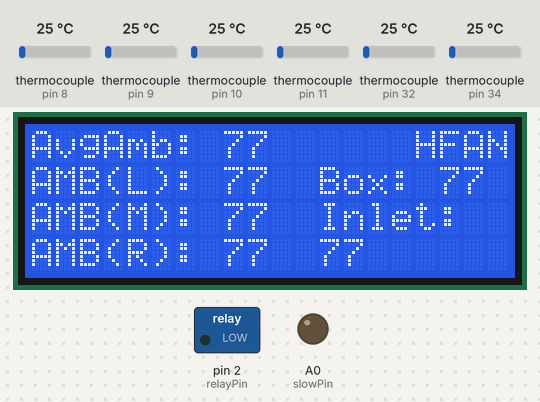
The sketch below on a simulated Arduino Nano, built with avr-gcc and run on an emulated ATmega328P. Shown: 20×4 character LCD, switched loads named in the sketch (green lamp = pin HIGH), output pins drawn as LEDs (lit = HIGH). Inputs (shaded band) come from the test bench; at power-on: thermocouple (sensors on pin 9, pin 32, pin 34, pin 8, pin 10, pin 11) 25 °C. Storage starts empty; what the sketch prints to the serial monitor is not drawn.

Above: at 8.7 s.
8.8 s: thermocouple (sensor on pin 9) set to 23 °C
At 10.0 s:
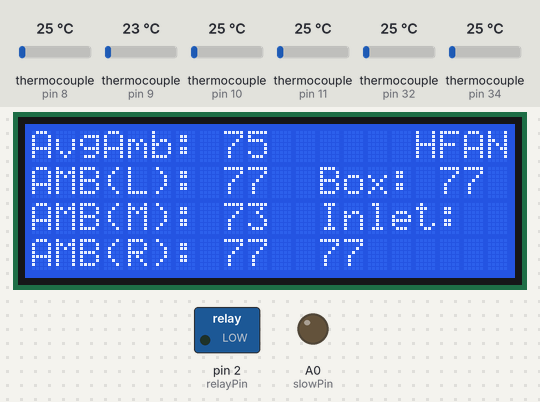
11.1 s: thermocouple (sensor on pin 9) set to 20 °C
At 13.6 s:
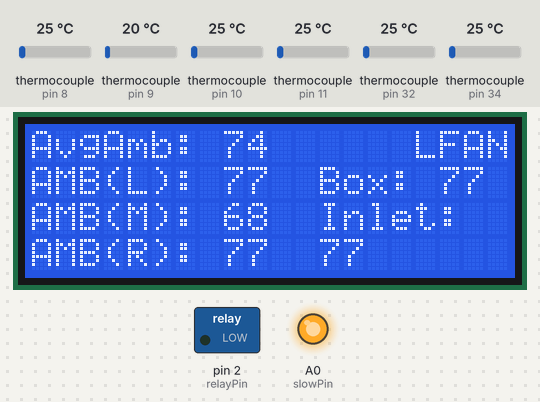
14.1 s: thermocouple (sensor on pin 32) set to 16 °C
At 15.6 s:
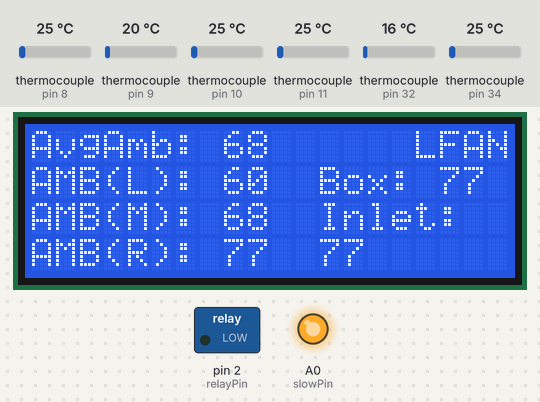
16.1 s: thermocouple (sensor on pin 32) set to 13 °C
At 18.7 s:
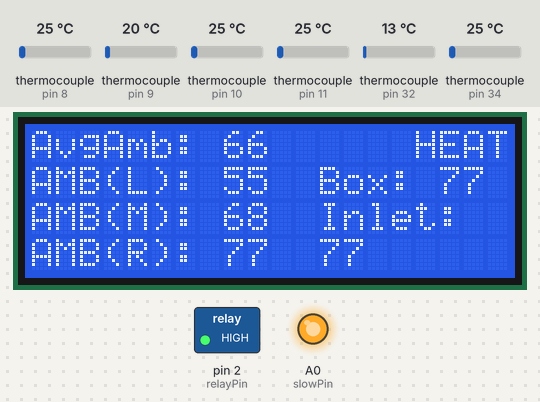
19.1 s: thermocouple (sensor on pin 34) set to 32 °C
At 20.0 s:
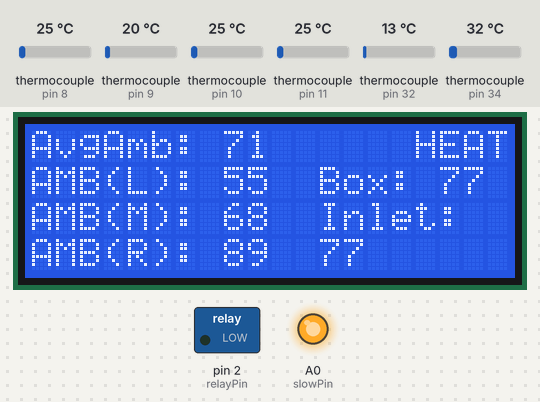
22.1 s: thermocouple (sensor on pin 34) set to 75 °C
At 25.2 s:
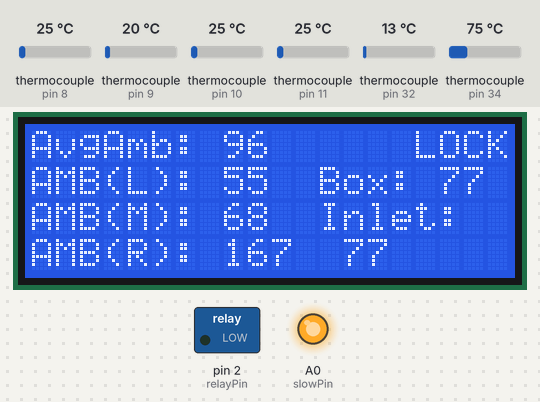
Timing chart, 0 to 26.7 s (numbered marks = the images above; inputs shaded):
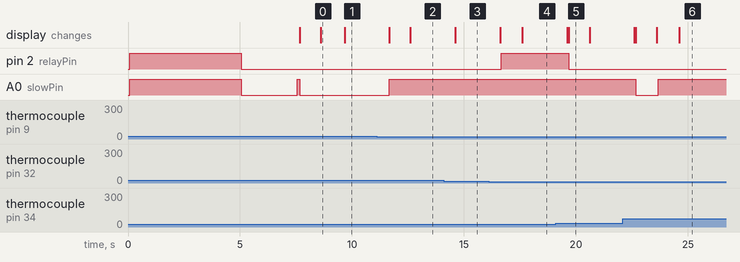

The sketch:

caesect_controlbox_fsm.ino
```cpp
// ============================================================================
// CAESECT Control Box -- FSM (Finite State Machine) version
// ============================================================================
// :
//   1. NaN-safe averaging  -- an unplugged probe can no longer poison an
//      average
//   2. One read per chip per cycle -- the MAX6675 needs ~220 ms between
//      conversions, so each chip is read exactly once per second.
//   3. Fail-safe SENSOR_FAULT state -- total ambient sensor loss shuts
//      everything off instead of guessing.
//   4. Non-blocking state machine -- no inner while loops, no delay() in the
//      control path. loop() completes in milliseconds on every pass, so the
//      freeze bug (and its whole bug family) is structurally impossible, and
//      the UART link to the ESP32 can be serviced every cycle.
//
// The five states:
//
//   HOT_LOCKOUT  (amb >= 85)         everything off, wait for cooldown
//   HIGH_FAN_ST  (75 <= amb < 85)    high fan on
//   LOW_FAN_ST   (68 <= amb < 75)    low fan on
//   HEATING      (amb < 68)          heater on, exits at 70 (hysteresis!)
//   SENSOR_FAULT (no valid probes)   everything off, reachable from anywhere
// ============================================================================

#include <LiquidCrystal_I2C.h>
#include "max6675.h"
#include <SPI.h>
#include <SD.h>
#include <Wire.h>
//#include "RTClib.h"
#include <avr/wdt.h>


// ---------------------------------------------------------------------------
// TEST MODE: set to 1 to inject fake ambient temperatures from the Serial
// Monitor (9600 baud) for hardware-free transition testing:
//     T80   -> pretend ambient is 80 F
//     T90   -> pretend ambient is 90 F (should enter HOT_LOCKOUT)
//     R     -> return to real sensors
// IMPORTANT: set this to 0 before enabling the ESP32 link, because the test
// commands and the ESP32 protocol share the same Serial port.
// ---------------------------------------------------------------------------
#define SERIAL_TEST_OVERRIDE 0

// ---------------- Pins ----------------
// Thermocouples share SCK & DO; each probe gets its own CS (Chip Select)
const int thermoDO  = 12;
const int thermoCLK = 13;
const int thermoCS1 = 11;  // in box #1
const int thermoCS2 = 10;  // in box #2
const int thermoCS3 = 9;   // amb mid
const int thermoCS4 = 8;   // inlet pipe
const int thermoCS5 = 32;  // amb left
const int thermoCS6 = 34;  // amb right

LiquidCrystal_I2C lcd(0x27, 20, 4);
//RTC_DS3231 rtc;

MAX6675 thermocouple1(thermoCLK, thermoCS1, thermoDO); // in box #1
MAX6675 thermocouple2(thermoCLK, thermoCS2, thermoDO); // in box #2
MAX6675 thermocouple3(thermoCLK, thermoCS3, thermoDO); // amb mid
MAX6675 thermocouple5(thermoCLK, thermoCS5, thermoDO); // amb left
MAX6675 thermocouple6(thermoCLK, thermoCS6, thermoDO); // amb right
MAX6675 thermocouple4(thermoCLK, thermoCS4, thermoDO); // inlet pipe

int slowPin  = A0;   // low fan  relay (active-low wiring: LOW = fan on)
int fastPin  = A7;   // high fan relay (active-low wiring: LOW = fan on)
int relayPin = 2;    // heater   relay (HIGH = heater on)

const int chipSelect = 53;   // SD (Secure Digital) card CS on the Mega

// ---------------- Thresholds (deg F) ----------------
const int AMB_HEAT_ON  = 68;  // fall below this  -> HEATING
const int AMB_HEAT_OFF = 70;  // warm past this   -> leave HEATING (hysteresis)
const int AMB_HIGH_FAN = 75;  // low fan / high fan boundary
const int AMB_LOCKOUT  = 86;  // at or above this -> HOT_LOCKOUT

// Sentinel meaning "no valid probes in this average"
const int SENSOR_FAIL = -127;

// ---------------- State machine ----------------
enum ControlState { HEATING, LOW_FAN_ST, HIGH_FAN_ST, HOT_LOCKOUT, SENSOR_FAULT };
ControlState state = LOW_FAN_ST;   // neutral starting assumption

// Legacy flags, derived from `state` -- kept ONLY so the ESP32 dashboard
// protocol (sending_data) keeps working unchanged. Never set these by hand.
bool fan = false, low_fan = false, high_fan = false, heater = false;

// ---------------- Timing ----------------
unsigned long previousMillis = 0;
const unsigned long interval = 1000;   // one second control cycle
unsigned long totalRuntime = 0;

// ---------------- Sensor data (read once per cycle) ----------------
double t1, t2, t3, t4, t5, t6;
int tempAvg = 0;   // box average   (t1, t2)
int tempAmb = 0;   // ambient average (t3, t5, t6)
int minute = 0;

#if SERIAL_TEST_OVERRIDE
bool useFake = false;
int  fakeAmb = SENSOR_FAIL;
#endif
int minute_past = 0;


struct SensorData {
  float temp1;
  float temp2;
  float temp3;
  float temp4;
  int   tempAvg;
  bool  fan;
  bool  low_fan;
  bool  high_fan;
  bool  heater;
};

// ============================================================================
// NaN-safe averaging -- skip dead probes, average only the good ones.
// Returns SENSOR_FAIL if NO probes in the group are valid.
// ============================================================================
int safeAverage2(double a, double b) {
  double sum = 0; int n = 0;
  if (!isnan(a)) { sum += a; n++; }
  if (!isnan(b)) { sum += b; n++; }
  if (n == 0) return SENSOR_FAIL;
  return (int)(sum / n);
}

int safeAverage3(double a, double b, double c) {
  double sum = 0; int n = 0;
  if (!isnan(a)) { sum += a; n++; }
  if (!isnan(b)) { sum += b; n++; }
  if (!isnan(c)) { sum += c; n++; }
  if (n == 0) return SENSOR_FAIL;
  return (int)(sum / n);
}

// ============================================================================
// Small display helpers
// ============================================================================
String lcdTemp(double t) {            // "--" for a dead probe
  return isnan(t) ? String("--") : String((int)t);
}

String pad20(String s) {              // pad/trim to exactly 20 chars so old
  while (s.length() < 20) s += ' ';   // characters never linger on the LCD
  return s.substring(0, 20);
}

const char* stateName(ControlState s) {
  switch (s) {
    case HEATING:      return "HEATING";
    case LOW_FAN_ST:   return "LOW_FAN";
    case HIGH_FAN_ST:  return "HIGH_FAN";
    case HOT_LOCKOUT:  return "LOCKOUT";
    case SENSOR_FAULT: return "FAULT";
  }
  return "?";
}

const char* stateCode(ControlState s) {   // 4-char code for the LCD corner
  switch (s) {
    case HEATING:      return "HEAT";
    case LOW_FAN_ST:   return "LFAN";
    case HIGH_FAN_ST:  return "HFAN";
    case HOT_LOCKOUT:  return "LOCK";
    case SENSOR_FAULT: return "FAIL";
  }
  return "????";
}

// ============================================================================
// Sensor refresh -- reads every probe ONCE, updates both averages, redraws LCD
// ============================================================================
void readAllProbes() {
  t1 = thermocouple1.readFahrenheit();
  t2 = thermocouple2.readFahrenheit();
  t3 = thermocouple3.readFahrenheit(); // amb mid
  t4 = thermocouple4.readFahrenheit(); // inlet pipe
  t5 = thermocouple5.readFahrenheit(); // amb left
  t6 = thermocouple6.readFahrenheit(); // amb right
}

void checkingCrash(){
  uint8_t resetFlags = MCUSR;
  MCUSR = 0;          // clear it so it's fresh for next time
  wdt_disable();       // stop a runaway watchdog before it can reset you again

  if (resetFlags & (1 << PORF))  Serial.println("Reset cause: power-on");
  if (resetFlags & (1 << EXTRF)) Serial.println("Reset cause: external/reset pin");
  if (resetFlags & (1 << BORF))  Serial.println("Reset cause: brown-out (power sag)");
  if (resetFlags & (1 << WDRF))  Serial.println("Reset cause: watchdog (program hung)");
}

int freeMemory() {
  extern int __heap_start, *__brkval;
  int v;
  return (int)&v - (__brkval == 0 ? (int)&__heap_start : (int)__brkval);
}

void updateLCD() {
  // Line 1 ends with the current state code -- your on-site debugging window.
  String l1 = "AvgAmb: " + String(tempAmb);
  while (l1.length() < 16) l1 += ' ';
  l1 += stateCode(state);

  String l2 = "AMB(L): " + lcdTemp(t5) + "  Box: " + String(tempAvg);
  String l3 = "AMB(M): " + lcdTemp(t3) + "  Inlet:";
  String l4 = "AMB(R): " + lcdTemp(t6) + "  " + lcdTemp(t4);

  lcd.setCursor(0, 0); lcd.print(pad20(l1));
  lcd.setCursor(0, 1); lcd.print(pad20(l2));
  lcd.setCursor(0, 2); lcd.print(pad20(l3));
  lcd.setCursor(0, 3); lcd.print(pad20(l4));
}

void refreshReadings() {
  readAllProbes();
  tempAvg = safeAverage2(t1, t2);
  tempAmb = safeAverage3(t3, t5, t6);
#if SERIAL_TEST_OVERRIDE
  if (useFake) tempAmb = fakeAmb;
#endif
  updateLCD();
}

// ============================================================================
// THE ONLY PLACE HARDWARE PINS ARE WRITTEN.
// Given a state, set every output to match it. Impossible combinations
// (heater + high fan, both fans at once) cannot be expressed.
// ============================================================================
void applyOutputs(ControlState s) {
  digitalWrite(relayPin, s == HEATING     ? HIGH : LOW);   // heater
  digitalWrite(slowPin,  s == LOW_FAN_ST  ? LOW  : HIGH);  // low fan  (active-low)
  digitalWrite(slowPin,  s == HIGH_FAN_ST ? LOW  : HIGH);  // high fan (active-low)  [change to fastPin when relay has been fixed]
}

// Keep the old booleans in sync so the ESP32 protocol payload is unchanged.
void syncLegacyFlags(ControlState s) {
  heater   = (s == HEATING);
  low_fan  = (s == LOW_FAN_ST);
  high_fan = (s == HIGH_FAN_ST);
  fan      = low_fan || high_fan;
}

// ============================================================================
// SD logging -- now also records the state, so your logs become a transition
// history you can audit later (plot state vs. temperature!)
// ============================================================================
void logDataToSD(int tempAvgVal, int tempAmbient, int amb_L, int amb_M, int amb_R, int minute) {
  //DateTime now = rtc.now();

  //String yearStr = String(now.year(), DEC);
  //String monthStr = (now.month() < 10 ? "0" : "") + String(now.month(), DEC);
  //String dayStr = (now.day() < 10 ? "0" : "") + String(now.day(), DEC);
  //String hourStr = (now.hour() < 10 ? "0" : "") + String(now.hour(), DEC);
  //String minuteStr = (now.minute() < 10 ? "0" : "") + String(now.minute(), DEC);

  //String filename = monthStr + dayStr + yearStr[2] + yearStr[3] + ".txt";
  //String filename =  "test1.txt";
  File dataFile = SD.open("071426.txt", FILE_WRITE);
  if (dataFile) {
    //dataFile.print(hourStr + ":" + minuteStr);          dataFile.print(", ");
    dataFile.print(minute);          dataFile.print(", ");
    dataFile.print(tempAvgVal);                                   dataFile.print(", ");
    dataFile.print(tempAmbient);                        dataFile.print(", ");
    dataFile.print(amb_L);                              dataFile.print(", ");
    dataFile.print(amb_M);                              dataFile.print(", ");
    dataFile.print(amb_R);                              dataFile.print(", ");
    dataFile.print(stateName(state));                   dataFile.print("\n");
    dataFile.flush();
    dataFile.close();
  }
}

// ============================================================================
// ESP32 dashboard payload (unchanged protocol, now fed from shared readings)
// ============================================================================
SensorData get_all_data(bool fanS, bool lowS, bool highS, bool heaterS) {
  SensorData data;
  data.temp1 = t1;
  data.temp2 = t2;
  data.temp3 = tempAmb;   // NaN-safe ambient average
  data.temp4 = t4;
  data.tempAvg = tempAvg;
  data.fan = fanS;
  data.low_fan = lowS;
  data.high_fan = highS;
  data.heater  = heaterS;
  return data;
}

void sending_data(SensorData data) {
  String esp_message = "";
  Serial.println(data.temp1);
  if (Serial.available()) {
    esp_message = Serial.readStringUntil('\n');
    while (esp_message != "1") { esp_message = Serial.readStringUntil('\n'); }
  }
  Serial.println(data.temp2);
  if (Serial.available()) {
    esp_message = Serial.readStringUntil('\n');
    while (esp_message != "2") { esp_message = Serial.readStringUntil('\n'); }
  }
  Serial.println(data.temp3);
  if (Serial.available()) {
    esp_message = Serial.readStringUntil('\n');
    while (esp_message != "3") { esp_message = Serial.readStringUntil('\n'); }
  }
  Serial.println(data.temp4);
  if (Serial.available()) {
    esp_message = Serial.readStringUntil('\n');
    while (esp_message != "4") { esp_message = Serial.readStringUntil('\n'); }
  }
  Serial.println(data.tempAvg);
  if (Serial.available()) {
    esp_message = Serial.readStringUntil('\n');
    while (esp_message != "5") { esp_message = Serial.readStringUntil('\n'); }
  }
  Serial.println(data.fan);
  if (Serial.available()) {
    esp_message = Serial.readStringUntil('\n');
    while (esp_message != "6") { esp_message = Serial.readStringUntil('\n'); }
  }
  Serial.println(data.low_fan);
  if (Serial.available()) {
    esp_message = Serial.readStringUntil('\n');
    while (esp_message != "7") { esp_message = Serial.readStringUntil('\n'); }
  }
  Serial.println(data.high_fan);
  if (Serial.available()) {
    esp_message = Serial.readStringUntil('\n');
    while (esp_message != "8") { esp_message = Serial.readStringUntil('\n'); }
  }
  Serial.println(data.heater);
  if (Serial.available()) {
    esp_message = Serial.readStringUntil('\n');
    while (esp_message != "9") { esp_message = Serial.readStringUntil('\n'); }
  }
}

#if SERIAL_TEST_OVERRIDE
void checkSerialOverride() {
  while (Serial.available()) {
    String cmd = Serial.readStringUntil('\n');
    cmd.trim();
    if (cmd.length() == 0) continue;
    if (cmd == "R" || cmd == "r") {
      useFake = false;
      Serial.println("Back to live sensors");
    } else if (cmd.charAt(0) == 'T' || cmd.charAt(0) == 't') {
      fakeAmb = cmd.substring(1).toInt();
      useFake = true;
      Serial.print("Fake ambient = ");
      Serial.println(fakeAmb);
    }
  }
}
#endif

// ============================================================================
// Setup -- your original startup relay sequence, then outputs set from state
// ============================================================================
void setup() {
  Serial.begin(9600);
  Serial.setTimeout(50);

  checkingCrash();

  lcd.init();
  lcd.clear();
  lcd.backlight();

  pinMode(slowPin,  OUTPUT); digitalWrite(slowPin,  LOW);
  pinMode(fastPin,  OUTPUT); digitalWrite(fastPin,  LOW);
  pinMode(relayPin, OUTPUT);

  // Original startup exercise sequence, preserved
  digitalWrite(slowPin,  HIGH);
  digitalWrite(relayPin, HIGH);
  delay(5000);

  digitalWrite(slowPin,  LOW);
  digitalWrite(relayPin, LOW);
  delay(2500);
  digitalWrite(slowPin,  HIGH);

  if (!SD.begin(chipSelect)) {
    // SD card initialization failed -- logging silently disabled
  }

  applyOutputs(state);      // make hardware match the starting state
  syncLegacyFlags(state);
  Serial.println(freeMemory());
}

// ============================================================================
// Main loop -- read, decide, act, log. No inner loops. No delays.
// Completes in milliseconds on EVERY pass, in EVERY state.
// ============================================================================
void loop() {
#if SERIAL_TEST_OVERRIDE
  checkSerialOverride();
#endif

  unsigned long currentMillis = millis();
  if (currentMillis - previousMillis < interval) return;  // not time yet
  previousMillis = currentMillis;
  totalRuntime += interval;

  // 1. READ -- one refresh, all probes, NaN-safe averages, LCD redraw
  refreshReadings();

  // 2. DECIDE -- pure transition logic; mirrors the state diagram exactly
  ControlState next = state;

  if (tempAmb == SENSOR_FAIL) {
    next = SENSOR_FAULT;                       // reachable from ANY state
  } else switch (state) {
    case HEATING:
      if (tempAmb >= AMB_HEAT_OFF)  next = LOW_FAN_ST;   // hysteresis exit
      break;
    case LOW_FAN_ST:
      if      (tempAmb <  AMB_HEAT_ON)  next = HEATING;
      else if (tempAmb >= AMB_HIGH_FAN) next = HIGH_FAN_ST;
      break;
    case HIGH_FAN_ST:
      if      (tempAmb <  AMB_HIGH_FAN) next = LOW_FAN_ST;
      else if (tempAmb >= AMB_LOCKOUT)  next = HOT_LOCKOUT;
      break;
    case HOT_LOCKOUT:
      if (tempAmb < AMB_LOCKOUT)    next = HIGH_FAN_ST;
      break;
    case SENSOR_FAULT:
      if (tempAmb != SENSOR_FAIL)   next = LOW_FAN_ST;   // sensors recovered
      break;
  }

  // 3. ACT -- entry actions run exactly once, on the transition
  if (next != state) {
    state = next;
    applyOutputs(state);
    syncLegacyFlags(state);
    Serial.print("STATE -> ");        // transition trace for debugging
    Serial.println(stateName(state)); // (remove when ESP32 link is active)
  }

  // ESP32 dashboard update -- safe to enable now: loop() is non-blocking,
  // so the UART gets serviced every second without starving anything.
  //sending_data(get_all_data(fan, low_fan, high_fan, heater));

  // 4. LOG -- runs every cycle, in every state, freeze-proof
  Serial.println(totalRuntime/1000);
  Serial.println(freeMemory());
  if ((totalRuntime/1000) % 60 == 0){
      minute += 1;
      logDataToSD(tempAvg, tempAmb, thermocouple5.readFahrenheit(), thermocouple3.readFahrenheit(), thermocouple6.readFahrenheit(), minute);
  }
}
```

Measured:
- the behaviour switches between 22 and 21 °C on thermocouple (sensor on pin 9) (found by bisection; images 1 and 2)
- the behaviour switches between 15 and 14 °C on thermocouple (sensor on pin 32) (found by bisection; images 3 and 4)
- the behaviour switches between 30 and 31 °C on thermocouple (sensor on pin 34) (found by bisection; images 4 and 5)
- after the input at 8.8 s, the display: changes after 0.87 s (image 1)
- after the input at 11.1 s, A0 (slowPin): LOW → HIGH after 0.57 s; the display: first changes after 0.57 s (image 2 shows a later state)
- after the input at 14.1 s, the display: changes after 0.52 s (image 3)
- after the input at 16.1 s, pin 2 (relayPin): LOW → HIGH after 0.57 s; the display: first changes after 0.52 s (image 4 shows a later state)
- after the input at 19.1 s, pin 2 (relayPin): HIGH → LOW after 0.57 s; the display: first changes after 0.50 s (image 5 shows a later state)
- after the input at 22.1 s, A0 (slowPin): HIGH → LOW after 0.57 s, → HIGH 1.0 s later; the display: first changes after 0.50 s (image 6 shows a later state)
